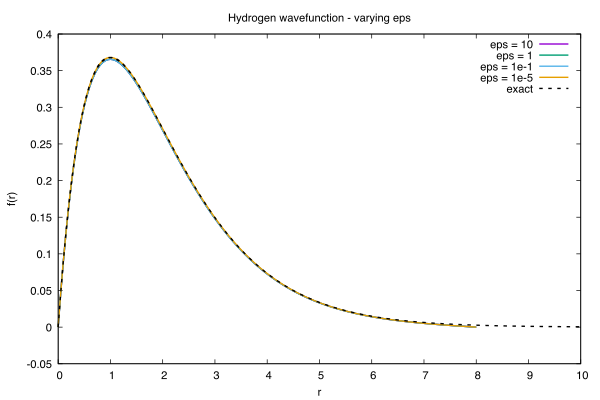

Source code (gnuplot):
set terminal pdfcairo enhanced color font "Times,12" size 6in,4in
set output "wave_eps.pdf"

set title "Hydrogen wavefunction - varying eps"
set xlabel "r"
set ylabel "f(r)"

plot \
    "wave_eps.dat" index 0 using 1:2 with lines lw 2 title "eps = 10", \
    "wave_eps.dat" index 1 using 1:2 with lines lw 2 title "eps = 1", \
    "wave_eps.dat" index 2 using 1:2 with lines lw 2 title "eps = 1e-1", \
    "wave_eps.dat" index 3 using 1:2 with lines lw 2 title "eps = 1e-5", \
    "wave_rmax.dat" index 3 using 1:3 with lines lw 2 dt 2 lc rgb "black" title "exact"
